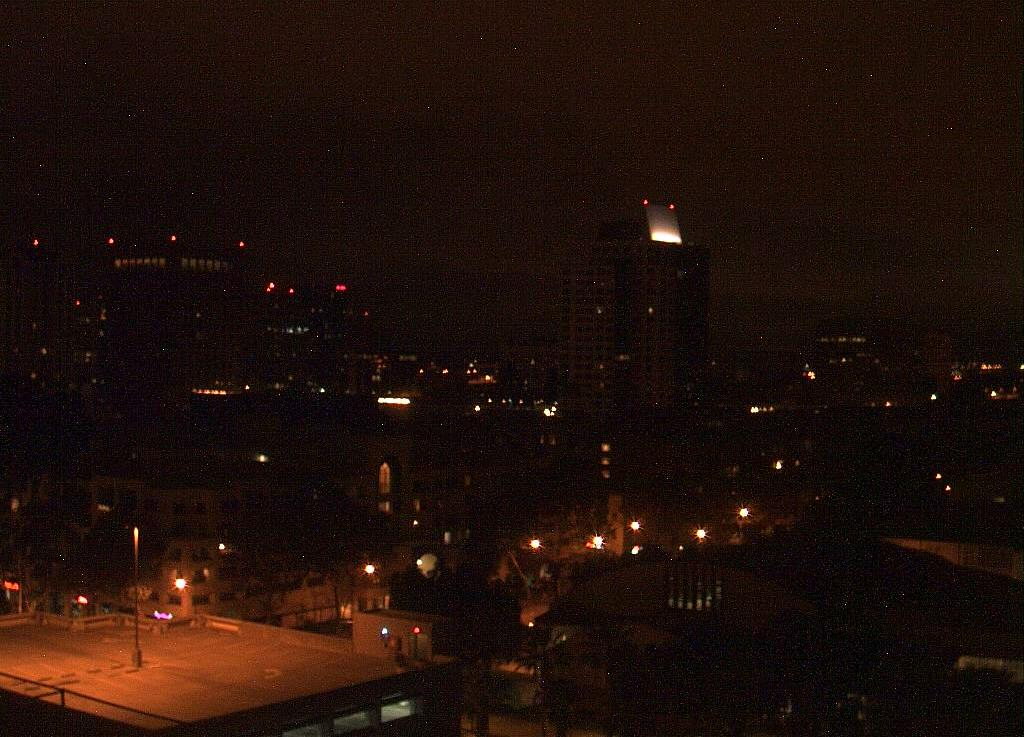
#> input picture Tugas Praktikum 4/asset/images/test/night/20151101_072507.jpg, 1024 x 737 px, found by its file name
$ jupyter execute --allow-errors Tugas2.ipynb
#> lines starting #> are read from the running program, lines starting #| are printed output that depends on the picture
Nama : Yogianna Nur Febrianti

Kelas : TI 2F

- Buatlah model klasifikasi dengan menggunakan SVM berdasarkan data pada Percobaan 5 dengan menggunakan fitur histogram.

[cell 1]
# Menghubungkan Google Drive

from google.colab import drive
drive.mount('/content/drive')

 Mengimpor Library yang Diperlukan

- matplotlib untuk menampilkan plot histogram.

- cv2 (OpenCV) untuk memproses gambar.

- numpy untuk manipulasi data array.

- sklearn.metrics untuk mengevaluasi model.

- os untuk membaca file gambar dari direktori.

[cell 2]
# Import Required Libraries
import matplotlib.pyplot as plt
import cv2
import numpy as np
from sklearn.metrics import accuracy_score
import os

[cell 3]
# Menyiapkan Direktori Data

train_dir = "/content/drive/MyDrive/asset/images/test"
test_dir = "/content/drive/MyDrive/asset/images/training"

- Membaca Gambar dan Menghitung Histogram

[cell 4]
day_img = cv2.imread('/content/drive/MyDrive/asset/images/test/day/20151102_005050.jpg')
night_img = cv2.imread('/content/drive/MyDrive/asset/images/test/night/20151101_072507.jpg')
#> night_img is the input picture: shape (737, 1024, 3); mean B, G, R 10.4, 16.3, 32.7
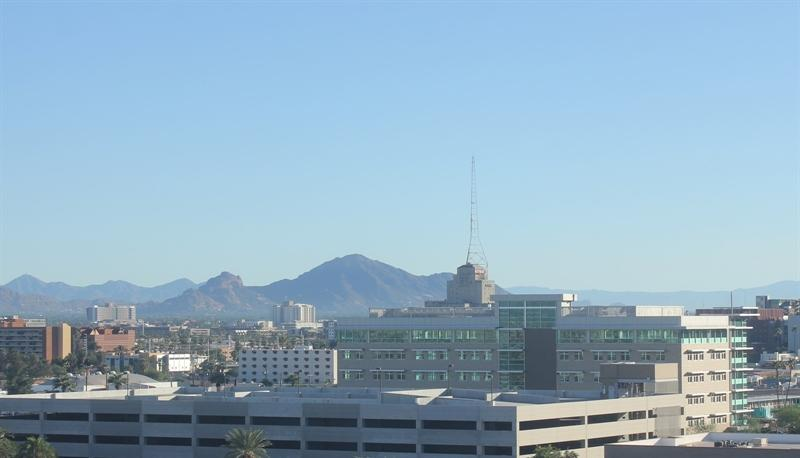
#> input picture Tugas Praktikum 4/asset/images/test/day/20151101_152050.jpg, 800 x 458 px, found by its file name
#> in load_data, image is the input picture: shape (458, 800, 3); mean B, G, R 193.1, 173.9, 145.1

# Convert to HSV
#> (the rest of this cell did not finish here and is left out)

- Menghitung histogram dari gambar berdasarkan 3 kanal (Hue, Saturation, Value) dengan 16 bin untuk setiap kanal. Histogram kemudian dinormalisasi dan diratakan untuk digunakan sebagai fitur.

[cell 5]
def compute_histogram(image):
    # Convert the image to HSV
    hsv = cv2.cvtColor(image, cv2.COLOR_BGR2HSV)

    # Compute the histogram (16 bins for each channel)
    hist = cv2.calcHist([hsv], [0, 1, 2], None, [16, 16, 16], [0, 180, 0, 256, 0, 256])

    # Normalize the histogram
    cv2.normalize(hist, hist)

    # Flatten the histogram to create the feature vector
    return hist.flatten()

[cell 6]
# Fungsi untuk Standarisasi Ukuran Gambar

def standarized_input(image):
    # resize to w: 1100, h:600
    std_img = cv2.resize(image, (1100,600))
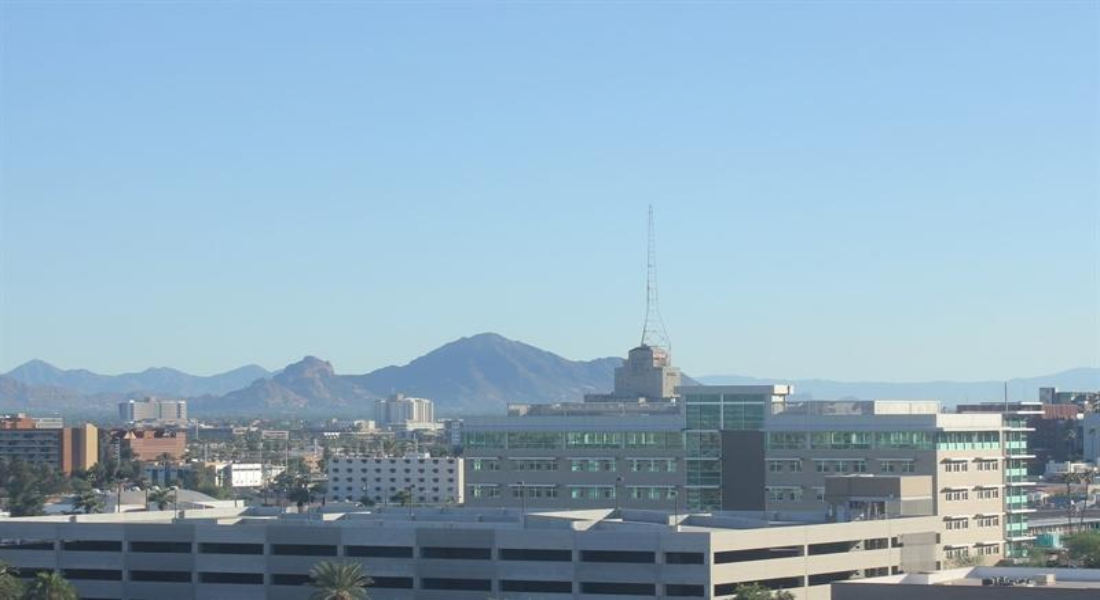
#> std_img: shape (600, 1100, 3); mean B, G, R 193, 173.8, 145.1

    return std_img

- Memuat gambar dari direktori berdasarkan label day (siang) dan night (malam), menghitung histogram setiap gambar, dan mengembalikan array fitur dan label.

[cell 7]
def load_data(directory):
    data = []
    labels = []

    for label in ['day', 'night']:
        path = os.path.join(directory, label)
        for filename in os.listdir(path):
            if filename.endswith('.jpg') or filename.endswith('.png'):
                img_path = os.path.join(path, filename)

                # Read and resize the image
                image = cv2.imread(img_path)
                resized_image = standarized_input(image)

                # Compute histogram features
                hist = compute_histogram(resized_image)
#> in compute_histogram, `hsv = cv2.cvtColor(image, cv2.COLOR_BGR2HSV)`: hsv: shape (600, 1100, 3); mean H, S, V 97.2, 65.1, 194.2
#> hist = 4096 values, max 0.809 at index 2398, min 0 at index 0, mean 0.000816

                # Append features and label
                data.append(hist)
                labels.append(0 if label == 'night' else 1)  # 0 for night, 1 for day

    return np.array(data), np.array(labels)

[cell 8]
# Mengimpor library
from sklearn.svm import SVC
from sklearn.decomposition import PCA
from sklearn.pipeline import Pipeline

# Create a pipeline that combines PCA and the classifier
pipe = Pipeline(steps=[
    ('pca', PCA()),
    ('svm', SVC)
])

[cell 9]
# Memanggil fungsi load_data yang sebelumnya telah didefinisikan untuk memuat data gambar dari direktori train_dir dan test_dir.

train_data, train_labels = load_data(train_dir)
test_data, test_labels = load_data(test_dir)
